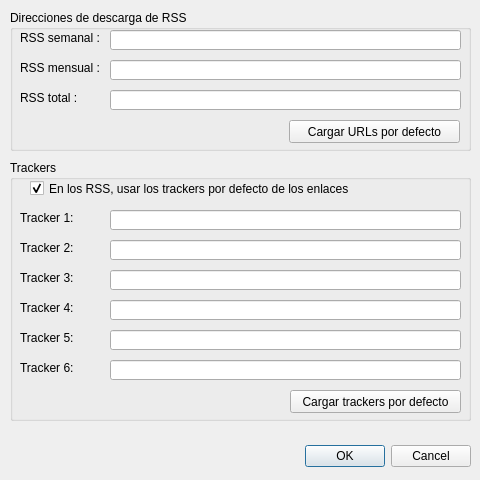
<?xml version="1.0" encoding="UTF-8"?>
<ui version="4.0">
 <class>Opciones</class>
 <widget class="QDialog" name="Opciones">
  <property name="windowModality">
   <enum>Qt::ApplicationModal</enum>
  </property>
  <property name="geometry">
   <rect>
    <x>0</x>
    <y>0</y>
    <width>480</width>
    <height>480</height>
   </rect>
  </property>
  <property name="sizePolicy">
   <sizepolicy hsizetype="Fixed" vsizetype="Fixed">
    <horstretch>0</horstretch>
    <verstretch>0</verstretch>
   </sizepolicy>
  </property>
  <property name="minimumSize">
   <size>
    <width>480</width>
    <height>480</height>
   </size>
  </property>
  <property name="maximumSize">
   <size>
    <width>480</width>
    <height>480</height>
   </size>
  </property>
  <property name="windowTitle">
   <string>Opciones</string>
  </property>
  <property name="modal">
   <bool>true</bool>
  </property>
  <widget class="QDialogButtonBox" name="BarraBotones">
   <property name="geometry">
    <rect>
     <x>10</x>
     <y>440</y>
     <width>461</width>
     <height>32</height>
    </rect>
   </property>
   <property name="orientation">
    <enum>Qt::Horizontal</enum>
   </property>
   <property name="standardButtons">
    <set>QDialogButtonBox::Cancel|QDialogButtonBox::Ok</set>
   </property>
  </widget>
  <widget class="QGroupBox" name="groupBox">
   <property name="geometry">
    <rect>
     <x>10</x>
     <y>10</y>
     <width>461</width>
     <height>141</height>
    </rect>
   </property>
   <property name="title">
    <string>Direcciones de descarga de RSS</string>
   </property>
   <widget class="QLineEdit" name="EditorRSSSem">
    <property name="geometry">
     <rect>
      <x>100</x>
      <y>20</y>
      <width>351</width>
      <height>20</height>
     </rect>
    </property>
    <property name="toolTip">
     <string>URL del RSS</string>
    </property>
   </widget>
   <widget class="QLabel" name="label">
    <property name="geometry">
     <rect>
      <x>10</x>
      <y>20</y>
      <width>81</width>
      <height>16</height>
     </rect>
    </property>
    <property name="text">
     <string>RSS semanal :</string>
    </property>
   </widget>
   <widget class="QLabel" name="label_2">
    <property name="geometry">
     <rect>
      <x>10</x>
      <y>50</y>
      <width>81</width>
      <height>16</height>
     </rect>
    </property>
    <property name="text">
     <string>RSS mensual :</string>
    </property>
   </widget>
   <widget class="QLineEdit" name="EditorRSSMen">
    <property name="geometry">
     <rect>
      <x>100</x>
      <y>50</y>
      <width>351</width>
      <height>20</height>
     </rect>
    </property>
    <property name="toolTip">
     <string>URL del RSS</string>
    </property>
    <property name="text">
     <string/>
    </property>
   </widget>
   <widget class="QLabel" name="label_3">
    <property name="geometry">
     <rect>
      <x>10</x>
      <y>80</y>
      <width>81</width>
      <height>16</height>
     </rect>
    </property>
    <property name="text">
     <string>RSS total :</string>
    </property>
   </widget>
   <widget class="QLineEdit" name="EditorRSSTot">
    <property name="geometry">
     <rect>
      <x>100</x>
      <y>80</y>
      <width>351</width>
      <height>20</height>
     </rect>
    </property>
    <property name="toolTip">
     <string>URL del RSS</string>
    </property>
   </widget>
   <widget class="QPushButton" name="BotonCargarRSS">
    <property name="geometry">
     <rect>
      <x>279</x>
      <y>110</y>
      <width>171</width>
      <height>23</height>
     </rect>
    </property>
    <property name="sizePolicy">
     <sizepolicy hsizetype="Minimum" vsizetype="Fixed">
      <horstretch>0</horstretch>
      <verstretch>0</verstretch>
     </sizepolicy>
    </property>
    <property name="maximumSize">
     <size>
      <width>16777215</width>
      <height>16777215</height>
     </size>
    </property>
    <property name="toolTip">
     <string>Recupera los valores de los RSS por defecto</string>
    </property>
    <property name="text">
     <string>Cargar URLs por defecto</string>
    </property>
    <property name="default">
     <bool>false</bool>
    </property>
    <property name="flat">
     <bool>false</bool>
    </property>
   </widget>
  </widget>
  <widget class="QGroupBox" name="groupBox_2">
   <property name="geometry">
    <rect>
     <x>10</x>
     <y>160</y>
     <width>461</width>
     <height>261</height>
    </rect>
   </property>
   <property name="title">
    <string>Trackers</string>
   </property>
   <widget class="QCheckBox" name="checkBoxTrackers">
    <property name="geometry">
     <rect>
      <x>20</x>
      <y>20</y>
      <width>431</width>
      <height>17</height>
     </rect>
    </property>
    <property name="toolTip">
     <string>En los enlaces extraídos de los archivos RSS, utilizar los trackers que vienen en los propios enlaces</string>
    </property>
    <property name="text">
     <string>En los RSS, usar los trackers por defecto de los enlaces</string>
    </property>
    <property name="checked">
     <bool>true</bool>
    </property>
   </widget>
   <widget class="QLineEdit" name="EditorTracker1">
    <property name="geometry">
     <rect>
      <x>100</x>
      <y>50</y>
      <width>351</width>
      <height>20</height>
     </rect>
    </property>
    <property name="toolTip">
     <string>URL del tracker</string>
    </property>
    <property name="text">
     <string/>
    </property>
   </widget>
   <widget class="QLabel" name="label_4">
    <property name="geometry">
     <rect>
      <x>10</x>
      <y>50</y>
      <width>81</width>
      <height>16</height>
     </rect>
    </property>
    <property name="toolTip">
     <string/>
    </property>
    <property name="text">
     <string>Tracker 1:</string>
    </property>
   </widget>
   <widget class="QLineEdit" name="EditorTracker2">
    <property name="geometry">
     <rect>
      <x>100</x>
      <y>80</y>
      <width>351</width>
      <height>20</height>
     </rect>
    </property>
    <property name="toolTip">
     <string>URL del tracker</string>
    </property>
   </widget>
   <widget class="QLabel" name="label_5">
    <property name="geometry">
     <rect>
      <x>10</x>
      <y>80</y>
      <width>81</width>
      <height>16</height>
     </rect>
    </property>
    <property name="text">
     <string>Tracker 2:</string>
    </property>
   </widget>
   <widget class="QLineEdit" name="EditorTracker3">
    <property name="geometry">
     <rect>
      <x>100</x>
      <y>110</y>
      <width>351</width>
      <height>20</height>
     </rect>
    </property>
    <property name="toolTip">
     <string>URL del tracker</string>
    </property>
   </widget>
   <widget class="QLabel" name="label_6">
    <property name="geometry">
     <rect>
      <x>10</x>
      <y>110</y>
      <width>81</width>
      <height>16</height>
     </rect>
    </property>
    <property name="text">
     <string>Tracker 3:</string>
    </property>
   </widget>
   <widget class="QLineEdit" name="EditorTracker4">
    <property name="geometry">
     <rect>
      <x>100</x>
      <y>140</y>
      <width>351</width>
      <height>20</height>
     </rect>
    </property>
    <property name="toolTip">
     <string>URL del tracker</string>
    </property>
   </widget>
   <widget class="QLabel" name="label_7">
    <property name="geometry">
     <rect>
      <x>10</x>
      <y>140</y>
      <width>81</width>
      <height>16</height>
     </rect>
    </property>
    <property name="text">
     <string>Tracker 4:</string>
    </property>
   </widget>
   <widget class="QLineEdit" name="EditorTracker5">
    <property name="geometry">
     <rect>
      <x>100</x>
      <y>170</y>
      <width>351</width>
      <height>20</height>
     </rect>
    </property>
    <property name="toolTip">
     <string>URL del tracker</string>
    </property>
   </widget>
   <widget class="QLabel" name="label_8">
    <property name="geometry">
     <rect>
      <x>10</x>
      <y>170</y>
      <width>81</width>
      <height>16</height>
     </rect>
    </property>
    <property name="text">
     <string>Tracker 5:</string>
    </property>
   </widget>
   <widget class="QLineEdit" name="EditorTracker6">
    <property name="geometry">
     <rect>
      <x>100</x>
      <y>200</y>
      <width>351</width>
      <height>20</height>
     </rect>
    </property>
    <property name="toolTip">
     <string>URL del tracker</string>
    </property>
   </widget>
   <widget class="QLabel" name="label_9">
    <property name="geometry">
     <rect>
      <x>10</x>
      <y>200</y>
      <width>81</width>
      <height>16</height>
     </rect>
    </property>
    <property name="text">
     <string>Tracker 6:</string>
    </property>
   </widget>
   <widget class="QPushButton" name="BotonCargarTrackers">
    <property name="geometry">
     <rect>
      <x>280</x>
      <y>230</y>
      <width>171</width>
      <height>23</height>
     </rect>
    </property>
    <property name="sizePolicy">
     <sizepolicy hsizetype="Minimum" vsizetype="Fixed">
      <horstretch>0</horstretch>
      <verstretch>0</verstretch>
     </sizepolicy>
    </property>
    <property name="maximumSize">
     <size>
      <width>16777215</width>
      <height>16777215</height>
     </size>
    </property>
    <property name="toolTip">
     <string>Recupera los valores de los trackers por defecto</string>
    </property>
    <property name="text">
     <string>Cargar trackers por defecto</string>
    </property>
    <property name="default">
     <bool>false</bool>
    </property>
    <property name="flat">
     <bool>false</bool>
    </property>
   </widget>
  </widget>
 </widget>
 <resources/>
 <connections>
  <connection>
   <sender>BarraBotones</sender>
   <signal>accepted()</signal>
   <receiver>Opciones</receiver>
   <slot>accept()</slot>
   <hints>
    <hint type="sourcelabel">
     <x>248</x>
     <y>254</y>
    </hint>
    <hint type="destinationlabel">
     <x>157</x>
     <y>274</y>
    </hint>
   </hints>
  </connection>
  <connection>
   <sender>BarraBotones</sender>
   <signal>rejected()</signal>
   <receiver>Opciones</receiver>
   <slot>reject()</slot>
   <hints>
    <hint type="sourcelabel">
     <x>316</x>
     <y>260</y>
    </hint>
    <hint type="destinationlabel">
     <x>286</x>
     <y>274</y>
    </hint>
   </hints>
  </connection>
 </connections>
</ui>
